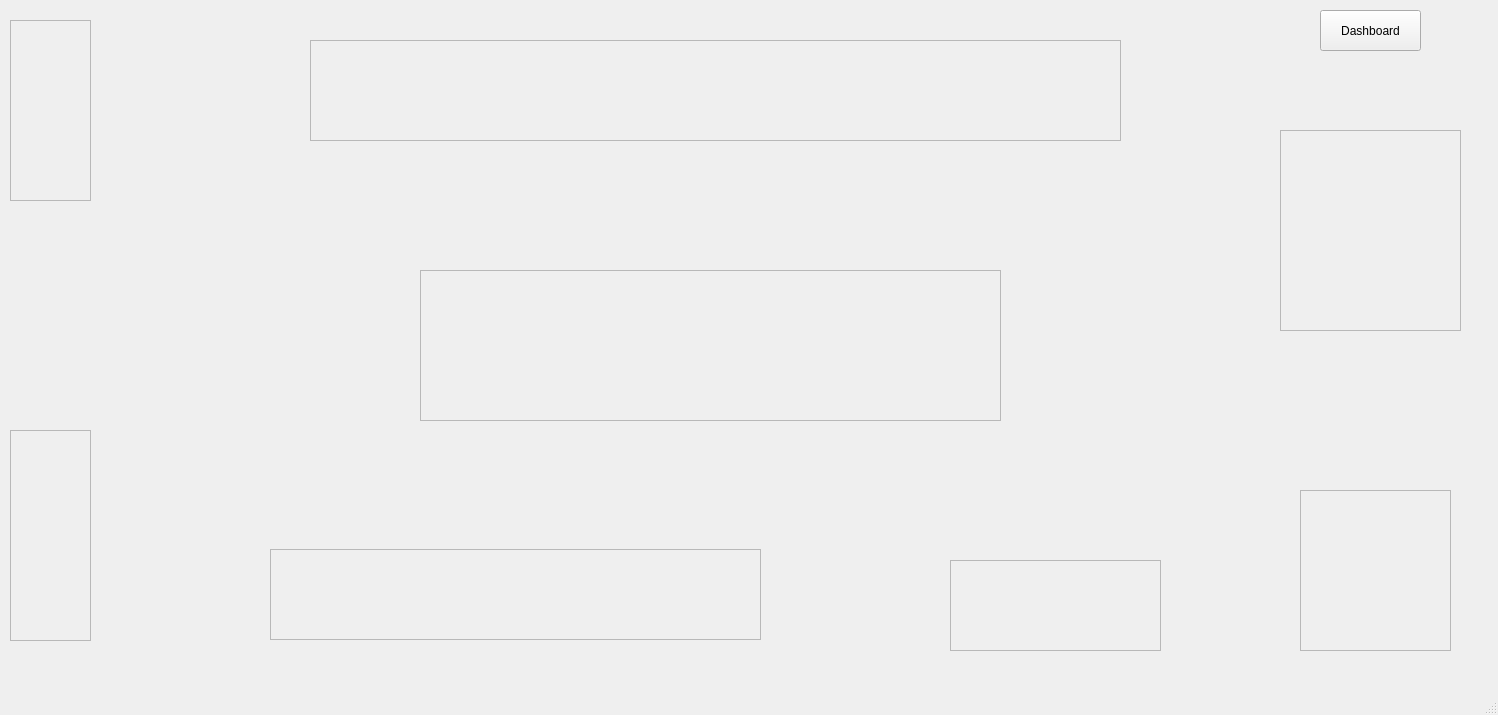
<?xml version="1.0" encoding="UTF-8"?>
<ui version="4.0">
 <class>Cuisine</class>
 <widget class="QMainWindow" name="Cuisine">
  <property name="geometry">
   <rect>
    <x>0</x>
    <y>0</y>
    <width>1498</width>
    <height>715</height>
   </rect>
  </property>
  <property name="windowTitle">
   <string>MainWindow</string>
  </property>
  <widget class="QWidget" name="centralwidget">
   <widget class="QFrame" name="Congelateur">
    <property name="geometry">
     <rect>
      <x>950</x>
      <y>560</y>
      <width>211</width>
      <height>91</height>
     </rect>
    </property>
    <property name="frameShape">
     <enum>QFrame::Shape::StyledPanel</enum>
    </property>
    <property name="frameShadow">
     <enum>QFrame::Shadow::Raised</enum>
    </property>
   </widget>
   <widget class="QFrame" name="Chambrefroide">
    <property name="geometry">
     <rect>
      <x>1300</x>
      <y>490</y>
      <width>151</width>
      <height>161</height>
     </rect>
    </property>
    <property name="frameShape">
     <enum>QFrame::Shape::StyledPanel</enum>
    </property>
    <property name="frameShadow">
     <enum>QFrame::Shadow::Raised</enum>
    </property>
   </widget>
   <widget class="QFrame" name="Reserve">
    <property name="geometry">
     <rect>
      <x>1280</x>
      <y>130</y>
      <width>181</width>
      <height>201</height>
     </rect>
    </property>
    <property name="frameShape">
     <enum>QFrame::Shape::StyledPanel</enum>
    </property>
    <property name="frameShadow">
     <enum>QFrame::Shadow::Raised</enum>
    </property>
   </widget>
   <widget class="QFrame" name="EspacePlonge">
    <property name="geometry">
     <rect>
      <x>270</x>
      <y>549</y>
      <width>491</width>
      <height>91</height>
     </rect>
    </property>
    <property name="frameShape">
     <enum>QFrame::Shape::StyledPanel</enum>
    </property>
    <property name="frameShadow">
     <enum>QFrame::Shadow::Raised</enum>
    </property>
   </widget>
   <widget class="QFrame" name="Espace_travail">
    <property name="geometry">
     <rect>
      <x>420</x>
      <y>270</y>
      <width>581</width>
      <height>151</height>
     </rect>
    </property>
    <property name="frameShape">
     <enum>QFrame::Shape::StyledPanel</enum>
    </property>
    <property name="frameShadow">
     <enum>QFrame::Shadow::Raised</enum>
    </property>
   </widget>
   <widget class="QFrame" name="Cuisiniere_et_four">
    <property name="geometry">
     <rect>
      <x>310</x>
      <y>40</y>
      <width>811</width>
      <height>101</height>
     </rect>
    </property>
    <property name="frameShape">
     <enum>QFrame::Shape::StyledPanel</enum>
    </property>
    <property name="frameShadow">
     <enum>QFrame::Shadow::Raised</enum>
    </property>
   </widget>
   <widget class="QFrame" name="Comptoir_chef">
    <property name="geometry">
     <rect>
      <x>10</x>
      <y>20</y>
      <width>81</width>
      <height>181</height>
     </rect>
    </property>
    <property name="frameShape">
     <enum>QFrame::Shape::StyledPanel</enum>
    </property>
    <property name="frameShadow">
     <enum>QFrame::Shadow::Raised</enum>
    </property>
   </widget>
   <widget class="QFrame" name="Comptoir_Plonge">
    <property name="geometry">
     <rect>
      <x>10</x>
      <y>430</y>
      <width>81</width>
      <height>211</height>
     </rect>
    </property>
    <property name="frameShape">
     <enum>QFrame::Shape::StyledPanel</enum>
    </property>
    <property name="frameShadow">
     <enum>QFrame::Shadow::Raised</enum>
    </property>
   </widget>
   <widget class="QPushButton" name="pushButton">
    <property name="geometry">
     <rect>
      <x>1320</x>
      <y>10</y>
      <width>101</width>
      <height>41</height>
     </rect>
    </property>
    <property name="text">
     <string>Dashboard</string>
    </property>
   </widget>
  </widget>
  <widget class="QMenuBar" name="menubar">
   <property name="geometry">
    <rect>
     <x>0</x>
     <y>0</y>
     <width>1498</width>
     <height>25</height>
    </rect>
   </property>
  </widget>
  <widget class="QStatusBar" name="statusbar"/>
 </widget>
 <resources/>
 <connections/>
</ui>
